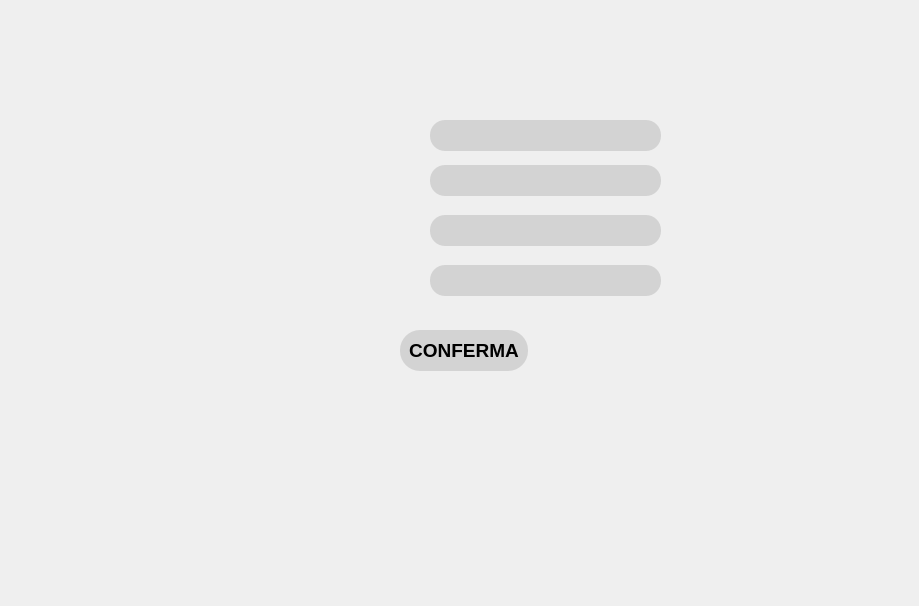
<?xml version="1.0" encoding="UTF-8"?>
<ui version="4.0">
 <class>Form</class>
 <widget class="QWidget" name="Form">
  <property name="geometry">
   <rect>
    <x>0</x>
    <y>0</y>
    <width>919</width>
    <height>606</height>
   </rect>
  </property>
  <property name="minimumSize">
   <size>
    <width>919</width>
    <height>606</height>
   </size>
  </property>
  <property name="maximumSize">
   <size>
    <width>919</width>
    <height>606</height>
   </size>
  </property>
  <property name="windowTitle">
   <string>Inserisci Visita</string>
  </property>
  <widget class="QLabel" name="label">
   <property name="geometry">
    <rect>
     <x>0</x>
     <y>0</y>
     <width>919</width>
     <height>606</height>
    </rect>
   </property>
   <property name="text">
    <string/>
   </property>
   <property name="pixmap">
    <pixmap>InserisciVisita.png</pixmap>
   </property>
  </widget>
  <widget class="QPushButton" name="button_conferma">
   <property name="geometry">
    <rect>
     <x>400</x>
     <y>330</y>
     <width>128</width>
     <height>41</height>
    </rect>
   </property>
   <property name="font">
    <font>
     <family>Arial</family>
     <pointsize>14</pointsize>
     <bold>true</bold>
    </font>
   </property>
   <property name="styleSheet">
    <string notr="true">color: black;
background-color: lightgrey;
border-radius: 20px;</string>
   </property>
   <property name="text">
    <string>CONFERMA</string>
   </property>
  </widget>
  <widget class="QLineEdit" name="id">
   <property name="geometry">
    <rect>
     <x>430</x>
     <y>120</y>
     <width>231</width>
     <height>31</height>
    </rect>
   </property>
   <property name="font">
    <font>
     <family>Arial</family>
    </font>
   </property>
   <property name="styleSheet">
    <string notr="true">color: black;
background-color: lightgray;
border-radius: 15px;</string>
   </property>
  </widget>
  <widget class="QLineEdit" name="codiceFiscale">
   <property name="geometry">
    <rect>
     <x>430</x>
     <y>165</y>
     <width>231</width>
     <height>31</height>
    </rect>
   </property>
   <property name="font">
    <font>
     <family>Arial</family>
    </font>
   </property>
   <property name="styleSheet">
    <string notr="true">color: black;
background-color: lightgray;
border-radius: 15px;</string>
   </property>
  </widget>
  <widget class="QLineEdit" name="data">
   <property name="geometry">
    <rect>
     <x>430</x>
     <y>215</y>
     <width>231</width>
     <height>31</height>
    </rect>
   </property>
   <property name="font">
    <font>
     <family>Arial</family>
    </font>
   </property>
   <property name="styleSheet">
    <string notr="true">color: black;
background-color: lightgray;
border-radius: 15px;</string>
   </property>
  </widget>
  <widget class="QLineEdit" name="ora">
   <property name="geometry">
    <rect>
     <x>430</x>
     <y>265</y>
     <width>231</width>
     <height>31</height>
    </rect>
   </property>
   <property name="font">
    <font>
     <family>Arial</family>
    </font>
   </property>
   <property name="styleSheet">
    <string notr="true">color: black;
background-color: lightgray;
border-radius: 15px;</string>
   </property>
  </widget>
 </widget>
 <resources>
  <include location="InserisciVisita.qrc"/>
 </resources>
 <connections/>
</ui>
